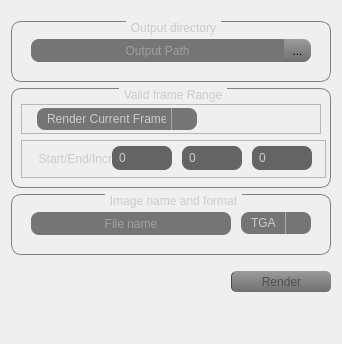
      <widget class="QWidget" name="tab_output">
       <attribute name="title">
        <string>Output</string>
       </attribute>
       <layout class="QGridLayout" name="gridLayout_43">
        <item row="3" column="0">
         <widget class="QGroupBox" name="groupBox_8">
          <property name="minimumSize">
           <size>
            <width>320</width>
            <height>61</height>
           </size>
          </property>
          <property name="maximumSize">
           <size>
            <width>320</width>
            <height>61</height>
           </size>
          </property>
          <property name="styleSheet">
           <string notr="true">QGroupBox {
    border: 1px solid gray;
    border-radius: 10px;
    margin-top: 1ex; /* leave space at the top for the title */
}
QGroupBox::title {
	color: rgb(203, 203, 203);
	subcontrol-origin: margin;
    subcontrol-position: top center; /* position at the top center */
    padding: 0 3px;
}
</string>
          </property>
          <property name="title">
           <string>Image name and format</string>
          </property>
          <layout class="QGridLayout" name="gridLayout_42">
           <item row="0" column="0">
            <widget class="QFrame" name="fr_image_format">
             <property name="minimumSize">
              <size>
               <width>300</width>
               <height>30</height>
              </size>
             </property>
             <property name="maximumSize">
              <size>
               <width>300</width>
               <height>30</height>
              </size>
             </property>
             <property name="frameShape">
              <enum>QFrame::NoFrame</enum>
             </property>
             <property name="frameShadow">
              <enum>QFrame::Raised</enum>
             </property>
             <layout class="QGridLayout" name="gridLayout_19">
              <property name="leftMargin">
               <number>0</number>
              </property>
              <property name="topMargin">
               <number>0</number>
              </property>
              <property name="rightMargin">
               <number>0</number>
              </property>
              <property name="bottomMargin">
               <number>0</number>
              </property>
              <property name="spacing">
               <number>0</number>
              </property>
              <item row="0" column="1">
               <widget class="QLineEdit" name="fld_filename">
                <property name="minimumSize">
                 <size>
                  <width>200</width>
                  <height>23</height>
                 </size>
                </property>
                <property name="maximumSize">
                 <size>
                  <width>200</width>
                  <height>23</height>
                 </size>
                </property>
                <property name="focusPolicy">
                 <enum>Qt::ClickFocus</enum>
                </property>
                <property name="styleSheet">
                 <string notr="true">QLineEdit{
color: rgb(203, 203, 203);
background-color: rgb(117, 117, 117);
border-radius: 8px;
padding: 5px;
}</string>
                </property>
                <property name="alignment">
                 <set>Qt::AlignCenter</set>
                </property>
                <property name="placeholderText">
                 <string>File name</string>
                </property>
               </widget>
              </item>
              <item row="0" column="2">
               <spacer name="hs_image_format">
                <property name="orientation">
                 <enum>Qt::Horizontal</enum>
                </property>
                <property name="sizeType">
                 <enum>QSizePolicy::Fixed</enum>
                </property>
                <property name="sizeHint" stdset="0">
                 <size>
                  <width>10</width>
                  <height>20</height>
                 </size>
                </property>
               </spacer>
              </item>
              <item row="0" column="3">
               <widget class="QComboBox" name="cb_image_format">
                <property name="minimumSize">
                 <size>
                  <width>70</width>
                  <height>22</height>
                 </size>
                </property>
                <property name="maximumSize">
                 <size>
                  <width>70</width>
                  <height>22</height>
                 </size>
                </property>
                <property name="focusPolicy">
                 <enum>Qt::NoFocus</enum>
                </property>
                <property name="styleSheet">
                 <string notr="true">QComboBox{
color: rgb(203, 203, 203);
background-color: rgb(117, 117, 117);
padding: 5px;
padding-left: 10px;
border-radius: 8px;
}
QComboBox QAbstractItemView {
	color: rgb(203, 203, 203);
	background-color: rgb(117, 117, 117);
    border: 1px solid darkgray;
    selection-background-color:  rgb(150, 150, 150);;
}
QComboBox::drop-down
{
     subcontrol-origin: padding;
     subcontrol-position: top right;
     width: 15px;
     color: white;
     border-left-width: 1px;
     border-left-color: darkgray;
     border-left-style: solid; /* just a single line */
     padding-left: 10px;
 }
QComboBox::down-arrow {
    image: url('D:/Demnichenko/Programming/FlipBookImageConverter/logo/arrow_drop_down_grey_192x192.png');
}</string>
                </property>
                <property name="frame">
                 <bool>false</bool>
                </property>
                <item>
                 <property name="text">
                  <string>TGA</string>
                 </property>
                </item>
                <item>
                 <property name="text">
                  <string>PNG</string>
                 </property>
                </item>
                <item>
                 <property name="text">
                  <string>JPEG</string>
                 </property>
                </item>
               </widget>
              </item>
              <item row="0" column="0">
               <spacer name="hs_image_format_2">
                <property name="orientation">
                 <enum>Qt::Horizontal</enum>
                </property>
                <property name="sizeType">
                 <enum>QSizePolicy::Expanding</enum>
                </property>
                <property name="sizeHint" stdset="0">
                 <size>
                  <width>120</width>
                  <height>20</height>
                 </size>
                </property>
               </spacer>
              </item>
              <item row="0" column="4">
               <spacer name="hs_image_format_3">
                <property name="orientation">
                 <enum>Qt::Horizontal</enum>
                </property>
                <property name="sizeType">
                 <enum>QSizePolicy::Fixed</enum>
                </property>
                <property name="sizeHint" stdset="0">
                 <size>
                  <width>10</width>
                  <height>20</height>
                 </size>
                </property>
               </spacer>
              </item>
             </layout>
            </widget>
           </item>
          </layout>
         </widget>
        </item>
        <item row="1" column="0">
         <widget class="QGroupBox" name="groupBox_6">
          <property name="minimumSize">
           <size>
            <width>320</width>
            <height>61</height>
           </size>
          </property>
          <property name="maximumSize">
           <size>
            <width>320</width>
            <height>61</height>
           </size>
          </property>
          <property name="styleSheet">
           <string notr="true">QGroupBox {
    border: 1px solid gray;
    border-radius: 10px;
    margin-top: 1ex; /* leave space at the top for the title */
}
QGroupBox::title {
	color: rgb(203, 203, 203);
	subcontrol-origin: margin;
    subcontrol-position: top center; /* position at the top center */
    padding: 0 3px;
}
</string>
          </property>
          <property name="title">
           <string>Output directory</string>
          </property>
          <layout class="QGridLayout" name="gridLayout_41">
           <item row="0" column="0">
            <widget class="QFrame" name="fr_outpath">
             <property name="minimumSize">
              <size>
               <width>280</width>
               <height>30</height>
              </size>
             </property>
             <property name="maximumSize">
              <size>
               <width>280</width>
               <height>30</height>
              </size>
             </property>
             <property name="frameShape">
              <enum>QFrame::NoFrame</enum>
             </property>
             <property name="frameShadow">
              <enum>QFrame::Raised</enum>
             </property>
             <layout class="QGridLayout" name="gridLayout_20">
              <property name="leftMargin">
               <number>0</number>
              </property>
              <property name="topMargin">
               <number>0</number>
              </property>
              <property name="rightMargin">
               <number>0</number>
              </property>
              <property name="bottomMargin">
               <number>0</number>
              </property>
              <property name="spacing">
               <number>0</number>
              </property>
              <item row="0" column="1">
               <widget class="QToolButton" name="btn_out_path">
                <property name="minimumSize">
                 <size>
                  <width>28</width>
                  <height>23</height>
                 </size>
                </property>
                <property name="maximumSize">
                 <size>
                  <width>28</width>
                  <height>23</height>
                 </size>
                </property>
                <property name="styleSheet">
                 <string notr="true">QToolButton { /* all types of tool button */
 	border-left:1px solid rgb(75, 75, 75);
    border-top-right-radius: 8px;
    border-bottom-right-radius: 8px;
	background-color: qlineargradient(spread:pad, x1:0.489045, y1:1, x2:0.472, y2:0, stop:0 rgba(111, 111, 111, 255), stop:1 rgba(155, 155, 155, 255));
}
QToolButton:pressed {
	background-color: qlineargradient(spread:pad, x1:0.489045, y1:1, x2:0.472, y2:0, stop:0 rgba(158, 158, 158, 255), stop:1 rgba(203, 203, 203, 255));
}
QToolButton:hover {
	background-color: qlineargradient(spread:pad, x1:0.489045, y1:1, x2:0.472, y2:0, stop:0 rgba(158, 158, 158, 255), stop:1 rgba(203, 203, 203, 255));
}</string>
                </property>
                <property name="text">
                 <string>...</string>
                </property>
               </widget>
              </item>
              <item row="0" column="0">
               <widget class="QLineEdit" name="fld_out_path">
                <property name="minimumSize">
                 <size>
                  <width>253</width>
                  <height>23</height>
                 </size>
                </property>
                <property name="maximumSize">
                 <size>
                  <width>253</width>
                  <height>23</height>
                 </size>
                </property>
                <property name="focusPolicy">
                 <enum>Qt::ClickFocus</enum>
                </property>
                <property name="styleSheet">
                 <string notr="true">QLineEdit{
color: rgb(203, 203, 203);
background-color: rgb(117, 117, 117);
border-top-left-radius: 8px;
border-bottom-left-radius: 8px;
padding: 5px;
}</string>
                </property>
                <property name="alignment">
                 <set>Qt::AlignCenter</set>
                </property>
                <property name="placeholderText">
                 <string>Output Path</string>
                </property>
               </widget>
              </item>
             </layout>
            </widget>
           </item>
          </layout>
         </widget>
        </item>
        <item row="2" column="0">
         <widget class="QGroupBox" name="groupBox_7">
          <property name="minimumSize">
           <size>
            <width>320</width>
            <height>100</height>
           </size>
          </property>
          <property name="maximumSize">
           <size>
            <width>320</width>
            <height>100</height>
           </size>
          </property>
          <property name="styleSheet">
           <string notr="true">QGroupBox {
    border: 1px solid gray;
    border-radius: 10px;
    margin-top: 1ex; /* leave space at the top for the title */
}
QGroupBox::title {
	color: rgb(203, 203, 203);
	subcontrol-origin: margin;
    subcontrol-position: top center; /* position at the top center */
    padding: 0 3px;
}
</string>
          </property>
          <property name="title">
           <string>Valid frame Range</string>
          </property>
          <layout class="QGridLayout" name="gridLayout_32">
           <property name="topMargin">
            <number>15</number>
           </property>
           <item row="0" column="0">
            <widget class="QFrame" name="fr_valid_frame_range">
             <property name="minimumSize">
              <size>
               <width>300</width>
               <height>30</height>
              </size>
             </property>
             <property name="maximumSize">
              <size>
               <width>300</width>
               <height>30</height>
              </size>
             </property>
             <property name="frameShape">
              <enum>QFrame::StyledPanel</enum>
             </property>
             <property name="frameShadow">
              <enum>QFrame::Raised</enum>
             </property>
             <layout class="QGridLayout" name="gridLayout_33">
              <property name="leftMargin">
               <number>0</number>
              </property>
              <property name="topMargin">
               <number>0</number>
              </property>
              <property name="rightMargin">
               <number>0</number>
              </property>
              <property name="bottomMargin">
               <number>0</number>
              </property>
              <property name="spacing">
               <number>0</number>
              </property>
              <item row="0" column="0">
               <widget class="QComboBox" name="cb_valid_frame_range">
                <property name="minimumSize">
                 <size>
                  <width>160</width>
                  <height>22</height>
                 </size>
                </property>
                <property name="maximumSize">
                 <size>
                  <width>160</width>
                  <height>22</height>
                 </size>
                </property>
                <property name="focusPolicy">
                 <enum>Qt::NoFocus</enum>
                </property>
                <property name="layoutDirection">
                 <enum>Qt::LeftToRight</enum>
                </property>
                <property name="styleSheet">
                 <string notr="true">QComboBox{
color: rgb(203, 203, 203);
background-color: rgb(117, 117, 117);
padding: 5px;
border-radius: 8px;
padding-left:10px
}
QComboBox QAbstractItemView {
	color: rgb(203, 203, 203);
	background-color: rgb(117, 117, 117);
    border: 1px solid darkgray;
    selection-background-color:  rgb(150, 150, 150);;
}
QComboBox::drop-down
{
     subcontrol-origin: padding;
     subcontrol-position: top right;
     width: 15px;
     color: white;
     border-left-width: 1px;
     border-left-color: darkgray;
     border-left-style: solid; /* just a single line */
     padding-left: 10px;
 }</string>
                </property>
                <property name="editable">
                 <bool>false</bool>
                </property>
                <property name="currentText">
                 <string>Render Current Frame</string>
                </property>
                <property name="currentIndex">
                 <number>0</number>
                </property>
                <property name="minimumContentsLength">
                 <number>0</number>
                </property>
                <property name="frame">
                 <bool>false</bool>
                </property>
                <item>
                 <property name="text">
                  <string>Render Current Frame</string>
                 </property>
                </item>
                <item>
                 <property name="text">
                  <string>Render Frame Range</string>
                 </property>
                </item>
               </widget>
              </item>
              <item row="0" column="1">
               <spacer name="horizontalSpacer">
                <property name="orientation">
                 <enum>Qt::Horizontal</enum>
                </property>
                <property name="sizeType">
                 <enum>QSizePolicy::Fixed</enum>
                </property>
                <property name="sizeHint" stdset="0">
                 <size>
                  <width>107</width>
                  <height>20</height>
                 </size>
                </property>
               </spacer>
              </item>
             </layout>
            </widget>
           </item>
           <item row="1" column="0">
            <widget class="QFrame" name="fr_start_end_inc">
             <property name="minimumSize">
              <size>
               <width>305</width>
               <height>20</height>
              </size>
             </property>
             <property name="maximumSize">
              <size>
               <width>305</width>
               <height>40</height>
              </size>
             </property>
             <property name="frameShape">
              <enum>QFrame::StyledPanel</enum>
             </property>
             <property name="frameShadow">
              <enum>QFrame::Raised</enum>
             </property>
             <layout class="QGridLayout" name="gridLayout_21">
              <property name="leftMargin">
               <number>0</number>
              </property>
              <property name="topMargin">
               <number>0</number>
              </property>
              <property name="rightMargin">
               <number>0</number>
              </property>
              <property name="bottomMargin">
               <number>0</number>
              </property>
              <property name="spacing">
               <number>0</number>
              </property>
              <item row="2" column="2">
               <widget class="QSpinBox" name="sb_start_value">
                <property name="enabled">
                 <bool>false</bool>
                </property>
                <property name="minimumSize">
                 <size>
                  <width>60</width>
                  <height>24</height>
                 </size>
                </property>
                <property name="maximumSize">
                 <size>
                  <width>60</width>
                  <height>24</height>
                 </size>
                </property>
                <property name="styleSheet">
                 <string notr="true">QSpinBox{
color: rgb(203, 203, 203);
background-color: rgb(117, 117, 117);
border-radius: 8px;
padding: 5px;
}
QSpinBox:!enabled{
background-color: rgb(100, 100, 100);
}
</string>
                </property>
                <property name="wrapping">
                 <bool>false</bool>
                </property>
                <property name="frame">
                 <bool>true</bool>
                </property>
                <property name="buttonSymbols">
                 <enum>QAbstractSpinBox::NoButtons</enum>
                </property>
                <property name="specialValueText">
                 <string/>
                </property>
                <property name="correctionMode">
                 <enum>QAbstractSpinBox::CorrectToNearestValue</enum>
                </property>
                <property name="suffix">
                 <string/>
                </property>
                <property name="prefix">
                 <string/>
                </property>
                <property name="minimum">
                 <number>0</number>
                </property>
                <property name="maximum">
                 <number>255</number>
                </property>
                <property name="value">
                 <number>0</number>
                </property>
               </widget>
              </item>
              <item row="2" column="3">
               <spacer name="hs_start_end_inc_01">
                <property name="orientation">
                 <enum>Qt::Horizontal</enum>
                </property>
                <property name="sizeType">
                 <enum>QSizePolicy::Fixed</enum>
                </property>
                <property name="sizeHint" stdset="0">
                 <size>
                  <width>10</width>
                  <height>20</height>
                 </size>
                </property>
               </spacer>
              </item>
              <item row="2" column="1">
               <widget class="QLabel" name="l_start_end_inc">
                <property name="minimumSize">
                 <size>
                  <width>80</width>
                  <height>25</height>
                 </size>
                </property>
                <property name="maximumSize">
                 <size>
                  <width>80</width>
                  <height>25</height>
                 </size>
                </property>
                <property name="styleSheet">
                 <string notr="true">QLabel{	color: rgb(203, 203, 203);}</string>
                </property>
                <property name="text">
                 <string>Start/End/Incr</string>
                </property>
                <property name="alignment">
                 <set>Qt::AlignRight|Qt::AlignTrailing|Qt::AlignVCenter</set>
                </property>
                <property name="margin">
                 <number>4</number>
                </property>
               </widget>
              </item>
              <item row="2" column="6">
               <widget class="QSpinBox" name="sb_inc_value">
                <property name="enabled">
                 <bool>false</bool>
                </property>
                <property name="minimumSize">
                 <size>
                  <width>60</width>
                  <height>24</height>
                 </size>
                </property>
                <property name="maximumSize">
                 <size>
                  <width>60</width>
                  <height>24</height>
                 </size>
                </property>
                <property name="styleSheet">
                 <string notr="true">QSpinBox{
color: rgb(203, 203, 203);
background-color: rgb(117, 117, 117);
border-radius: 8px;
padding: 5px;
}
QSpinBox:!enabled{
background-color: rgb(100, 100, 100);
}</string>
                </property>
                <property name="wrapping">
                 <bool>false</bool>
                </property>
                <property name="frame">
                 <bool>true</bool>
                </property>
                <property name="buttonSymbols">
                 <enum>QAbstractSpinBox::NoButtons</enum>
                </property>
                <property name="specialValueText">
                 <string/>
                </property>
                <property name="correctionMode">
                 <enum>QAbstractSpinBox::CorrectToNearestValue</enum>
                </property>
                <property name="suffix">
                 <string/>
                </property>
                <property name="prefix">
                 <string/>
                </property>
                <property name="minimum">
                 <number>0</number>
                </property>
                <property name="maximum">
                 <number>255</number>
                </property>
                <property name="value">
                 <number>0</number>
                </property>
               </widget>
              </item>
              <item row="2" column="4">
               <widget class="QSpinBox" name="sb_end_value">
                <property name="enabled">
                 <bool>false</bool>
                </property>
                <property name="minimumSize">
                 <size>
                  <width>60</width>
                  <height>24</height>
                 </size>
                </property>
                <property name="maximumSize">
                 <size>
                  <width>60</width>
                  <height>24</height>
                 </size>
                </property>
                <property name="styleSheet">
                 <string notr="true">QSpinBox{
color: rgb(203, 203, 203);
background-color: rgb(117, 117, 117);
border-radius: 8px;
padding: 5px;
}
QSpinBox:!enabled{
background-color: rgb(100, 100, 100);
}</string>
                </property>
                <property name="wrapping">
                 <bool>false</bool>
                </property>
                <property name="frame">
                 <bool>true</bool>
                </property>
                <property name="buttonSymbols">
                 <enum>QAbstractSpinBox::NoButtons</enum>
                </property>
                <property name="specialValueText">
                 <string/>
                </property>
                <property name="suffix">
                 <string/>
                </property>
                <property name="prefix">
                 <string/>
                </property>
                <property name="minimum">
                 <number>0</number>
                </property>
                <property name="maximum">
                 <number>255</number>
                </property>
                <property name="value">
                 <number>0</number>
                </property>
               </widget>
              </item>
              <item row="2" column="5">
               <spacer name="hs_start_end_inc_02">
                <property name="orientation">
                 <enum>Qt::Horizontal</enum>
                </property>
                <property name="sizeType">
                 <enum>QSizePolicy::Fixed</enum>
                </property>
                <property name="sizeHint" stdset="0">
                 <size>
                  <width>10</width>
                  <height>20</height>
                 </size>
                </property>
               </spacer>
              </item>
              <item row="2" column="7">
               <spacer name="hs_start_end_inc_3">
                <property name="orientation">
                 <enum>Qt::Horizontal</enum>
                </property>
                <property name="sizeHint" stdset="0">
                 <size>
                  <width>40</width>
                  <height>20</height>
                 </size>
                </property>
               </spacer>
              </item>
              <item row="2" column="0">
               <spacer name="hs_start_end_inc_4">
                <property name="orientation">
                 <enum>Qt::Horizontal</enum>
                </property>
                <property name="sizeType">
                 <enum>QSizePolicy::Fixed</enum>
                </property>
                <property name="sizeHint" stdset="0">
                 <size>
                  <width>10</width>
                  <height>20</height>
                 </size>
                </property>
               </spacer>
              </item>
             </layout>
            </widget>
           </item>
          </layout>
         </widget>
        </item>
        <item row="5" column="0">
         <widget class="QFrame" name="fr_save_butons">
          <property name="minimumSize">
           <size>
            <width>320</width>
            <height>22</height>
           </size>
          </property>
          <property name="maximumSize">
           <size>
            <width>320</width>
            <height>23</height>
           </size>
          </property>
          <property name="frameShape">
           <enum>QFrame::NoFrame</enum>
          </property>
          <property name="frameShadow">
           <enum>QFrame::Raised</enum>
          </property>
          <layout class="QGridLayout" name="gridLayout_17">
           <property name="leftMargin">
            <number>0</number>
           </property>
           <property name="topMargin">
            <number>0</number>
           </property>
           <property name="rightMargin">
            <number>0</number>
           </property>
           <property name="bottomMargin">
            <number>0</number>
           </property>
           <property name="spacing">
            <number>0</number>
           </property>
           <item row="0" column="2">
            <widget class="QPushButton" name="btn_save">
             <property name="minimumSize">
              <size>
               <width>100</width>
               <height>21</height>
              </size>
             </property>
             <property name="maximumSize">
              <size>
               <width>100</width>
               <height>21</height>
              </size>
             </property>
             <property name="styleSheet">
              <string notr="true">QPushButton { /* all types of tool button */
	color: rgb(80, 80, 80);
 	border-left:1px solid rgb(75, 75, 75);
    border-radius: 5px;
	background-color: qlineargradient(spread:pad, x1:0.489045, y1:1, x2:0.472, y2:0, stop:0 rgba(111, 111, 111, 255), stop:1 rgba(155, 155, 155, 255));
}
QPushButton:pressed {
	background-color: qlineargradient(spread:pad, x1:0.489045, y1:1, x2:0.472, y2:0, stop:0 rgba(158, 158, 158, 255), stop:1 rgba(203, 203, 203, 255));
}
QPushButton:hover {
	background-color: qlineargradient(spread:pad, x1:0.489045, y1:1, x2:0.472, y2:0, stop:0 rgba(158, 158, 158, 255), stop:1 rgba(203, 203, 203, 255));
}</string>
             </property>
             <property name="text">
              <string>Render</string>
             </property>
            </widget>
           </item>
           <item row="0" column="1">
            <spacer name="horizontalSpacer_5">
             <property name="orientation">
              <enum>Qt::Horizontal</enum>
             </property>
             <property name="sizeHint" stdset="0">
              <size>
               <width>40</width>
               <height>20</height>
              </size>
             </property>
            </spacer>
           </item>
          </layout>
         </widget>
        </item>
        <item row="6" column="0">
         <spacer name="verticalSpacer_5">
          <property name="orientation">
           <enum>Qt::Vertical</enum>
          </property>
          <property name="sizeHint" stdset="0">
           <size>
            <width>20</width>
            <height>40</height>
           </size>
          </property>
         </spacer>
        </item>
        <item row="0" column="0">
         <spacer name="verticalSpacer_2">
          <property name="orientation">
           <enum>Qt::Vertical</enum>
          </property>
          <property name="sizeType">
           <enum>QSizePolicy::Fixed</enum>
          </property>
          <property name="sizeHint" stdset="0">
           <size>
            <width>20</width>
            <height>10</height>
           </size>
          </property>
         </spacer>
        </item>
        <item row="4" column="0">
         <spacer name="verticalSpacer_11">
          <property name="orientation">
           <enum>Qt::Vertical</enum>
          </property>
          <property name="sizeType">
           <enum>QSizePolicy::Fixed</enum>
          </property>
          <property name="sizeHint" stdset="0">
           <size>
            <width>20</width>
            <height>10</height>
           </size>
          </property>
         </spacer>
        </item>
       </layout>
      </widget>
